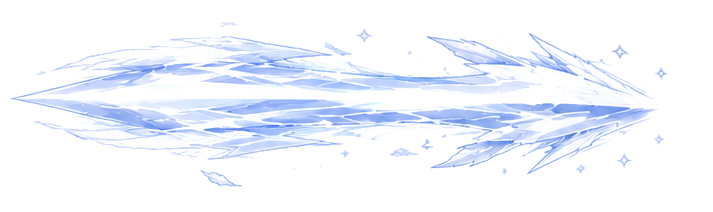
#> input picture assets/effects/charge/basic_full.png, 713 x 212 px, given in place of 플레이어 차지 공격(검기).png, which was not available
$ python extract_effects.py
#> lines starting #> are read from the running program, lines starting #| are printed output that depends on the picture; after the words box and inside, x2 and y2 are one past the last pixel; in counts of white or black regions, pixels touching at a corner belong together; pictures that were not available may be replaced by others from this repository, and a replacement may not be noted
"""design/의 이펙트 관련 시트 5장에서 5개 카테고리(charge/projectile/minion/thrown/zone)를
assets/effects/에 추출한다. 흰 배경 시트(minion/thrown/zone)는 extract_obstacles_v3.py와 같은
"테두리 flood-fill로 진짜 배경만 투명화"(내부 하이라이트 보존) 방식을 쓰고, 어두운 배경 시트
(charge/projectile)는 발광 이펙트라는 특성상 밝기 자체를 알파로 쓰는(밝을수록 불투명) 방식을 쓴다.
"""
import os
import numpy as np
from PIL import Image
from scipy import ndimage

SRC_DIR = "design"
OUT = "assets/effects"

WING_ORDER = ["basic", "golden", "cloud", "rainbow", "sky", "flame", "water", "electric"]

PROJECTILE_TYPES = ["fireball", "dark_orb", "lightning_bolt", "arrow", "water_breath"]
THROWN_TYPES = ["spike", "boulder", "sandstorm", "ice_shard", "lava_chunk"]
MINION_TYPES = ["baby_spider", "curse_pin"]
ZONE_TYPES = [
    "fire_slime_zone", "ice_slime_zone", "poison_mushroom_zone", "jellyfish_zone",
    "viper_zone", "bomb_zone", "eye_of_doom_zone", "sticky_puddle", "wind_vortex",
]


# ---------------------------- 공용 유틸 ----------------------------

# [15 lines left out: function find_bands, not called in this run]


def clean_fragments(img, min_ratio=0.2):
    a = np.array(img.split()[-1])
    labeled, n = ndimage.label(a > 40, structure=np.ones((3, 3)))
    if n <= 1:
        return img
    sizes = ndimage.sum(np.ones_like(a), labeled, range(1, n + 1))
    main = int(np.argmax(sizes)) + 1
    main_area = sizes[main - 1]
    h, w = a.shape
    objs = ndimage.find_objects(labeled)
    drop = np.zeros_like(a, dtype=bool)
    for i, sl in enumerate(objs):
        lbl = i + 1
        if lbl == main or sl is None:
            continue
        ys, xs = sl
        touches_border = xs.start == 0 or xs.stop == w or ys.start == 0 or ys.stop == h
        if touches_border and sizes[lbl - 1] < main_area * min_ratio:
            drop |= labeled == lbl
    if drop.any():
        arr = np.array(img)
        arr[drop, 3] = 0
        img = Image.fromarray(arr, "RGBA")
    return img


# [16 lines left out: functions white_bg_alpha, dark_bg_alpha, not called in this run]


def protected_dark_alpha(region_arr, bg_thresh=50, strong_t=90, radius=12):
    """dark_bg_alpha의 thresh=30은 실제 배경(밝기 27~47대)보다 낮아서, 크롭 여백이 넓은
    이미지에서는 배경이 옅은 회색/청색 안개처럼 반투명하게 남는다(완전히 투명해지지 않음).
    bg_thresh를 배경 밝기보다 높게 올려 배경을 확실히 alpha=0으로 만들되, 그 여파로
    불꽃/구슬 등 본체 내부의 어두운 디테일까지 함께 지워지지 않도록 밝은(strong_t 이상)
    본체 덩어리 주변 radius px만 보호 영역으로 남겨 그 안에서는 기존 dark_bg_alpha 값을
    그대로 쓴다(§11 charge/weak 재추출, projectile과 동일한 방식)."""
    brightness = region_arr.max(axis=2)
    alpha = np.clip((brightness.astype(int) - bg_thresh) * 6, 0, 255).astype(np.uint8)
    strong = brightness > strong_t
    labeled, n = ndimage.label(strong, structure=np.ones((3, 3)))
    if n == 0:
        return alpha
    sizes = ndimage.sum(np.ones_like(strong), labeled, range(1, n + 1))
    keep = [i + 1 for i in range(n) if sizes[i] >= 50]
    body = np.isin(labeled, keep)
    protect = ndimage.binary_dilation(body, structure=np.ones((radius * 2 + 1, radius * 2 + 1)))
    return np.where(protect, alpha, 0).astype(np.uint8)


def extract_row_icons_white(arr, mask, diff, y0, y1, x_start, x_end, cols, pad=4):
    """흰 배경 시트: 한 행을 cols개 컬럼으로 연결요소 클러스터링해 잘라낸다
    (extract_obstacles_v3.py의 방식을 그대로 재사용)."""
    region_mask = mask[y0:y1, x_start:x_end]
    h, w = region_mask.shape
    labeled, n = ndimage.label(region_mask, structure=np.ones((3, 3)))
    if n == 0:
        return [None] * cols

    col_w = (x_end - x_start) / cols
    col_centers = [(c + 0.5) * col_w for c in range(cols)]
    slots = [None for _ in range(cols)]
    objs = ndimage.find_objects(labeled)
    for i, sl in enumerate(objs):
        if sl is None:
            continue
        ys, xs = sl
        area = (labeled[sl] == (i + 1)).sum()
        if area < 20:
            continue
        comp_w = xs.stop - xs.start
        comp_h = ys.stop - ys.start
        if comp_w > col_w * 1.9:
            continue
        if comp_h < 8:
            continue
        cx = (xs.start + xs.stop) / 2
        col = min(range(cols), key=lambda c: abs(col_centers[c] - cx))
        bx0, bx1, by0, by1 = xs.start, xs.stop, ys.start, ys.stop
        if slots[col] is None:
            slots[col] = [bx0, by0, bx1, by1]
        else:
            slots[col][0] = min(slots[col][0], bx0)
            slots[col][1] = min(slots[col][1], by0)
            slots[col][2] = max(slots[col][2], bx1)
            slots[col][3] = max(slots[col][3], by1)

    region_arr = arr[y0:y1, x_start:x_end]
    region_diff = diff[y0:y1, x_start:x_end]
    alpha_f = white_bg_alpha(region_arr, region_diff)
    full_img = Image.fromarray(np.dstack([region_arr, alpha_f]).astype(np.uint8), "RGBA")

    results = []
    for col in range(cols):
        if slots[col] is None:
            cx0, cx1 = int(col * col_w), int((col + 1) * col_w)
            strip = region_mask[:, cx0:cx1]
            ys, xs = np.where(strip)
            if len(ys) < 20:
                results.append(None)
                continue
            bx0, bx1 = cx0 + xs.min(), cx0 + xs.max() + 1
            by0, by1 = ys.min(), ys.max() + 1
        else:
            bx0, by0, bx1, by1 = slots[col]
        bx0 = max(0, bx0 - pad); by0 = max(0, by0 - pad)
        bx1 = min(w, bx1 + pad); by1 = min(h, by1 + pad)
        results.append(clean_fragments(full_img.crop((bx0, by0, bx1, by1))))
    return results


def extract_row_icons_dark(arr, mask, y0, y1, x_start, x_end, cols, pad=4):
    """어두운 배경 시트: 위와 동일한 컬럼 클러스터링이지만 밝기 기반 마스크/알파를 쓴다."""
    region_mask = mask[y0:y1, x_start:x_end]
    h, w = region_mask.shape
    labeled, n = ndimage.label(region_mask, structure=np.ones((3, 3)))
    if n == 0:
        return [None] * cols

    col_w = (x_end - x_start) / cols
    col_centers = [(c + 0.5) * col_w for c in range(cols)]
    slots = [None for _ in range(cols)]
    objs = ndimage.find_objects(labeled)
    for i, sl in enumerate(objs):
        if sl is None:
            continue
        ys, xs = sl
        area = (labeled[sl] == (i + 1)).sum()
        if area < 15:
            continue
        comp_w = xs.stop - xs.start
        if comp_w > col_w * 1.95:
            continue
        cx = (xs.start + xs.stop) / 2
        col = min(range(cols), key=lambda c: abs(col_centers[c] - cx))
        bx0, bx1, by0, by1 = xs.start, xs.stop, ys.start, ys.stop
        if slots[col] is None:
            slots[col] = [bx0, by0, bx1, by1]
        else:
            slots[col][0] = min(slots[col][0], bx0)
            slots[col][1] = min(slots[col][1], by0)
            slots[col][2] = max(slots[col][2], bx1)
            slots[col][3] = max(slots[col][3], by1)

    region_arr = arr[y0:y1, x_start:x_end]
    alpha_f = dark_bg_alpha(region_arr)
    full_img = Image.fromarray(np.dstack([region_arr, alpha_f]).astype(np.uint8), "RGBA")

    results = []
    for col in range(cols):
        if slots[col] is None:
            # 광원 효과끼리 옅은 잔광/번개줄기로 이어져 연결요소가 통째로 병합되고(그래서
            # 폭 제한에 걸려 제외된) 경우의 대비책: 해당 컬럼의 엄격한 x범위 내부에서만
            # 밝은 픽셀의 bbox를 구해 잘라낸다(이웃 침범은 없음).
            cx0 = int(col * col_w)
            cx1 = int((col + 1) * col_w)
            strip = region_mask[:, cx0:cx1]
            ys, xs = np.where(strip)
            if len(ys) < 15:
                results.append(None)
                continue
            bx0, bx1 = cx0 + xs.min(), cx0 + xs.max() + 1
            by0, by1 = ys.min(), ys.max() + 1
        else:
            bx0, by0, bx1, by1 = slots[col]
        bx0 = max(0, bx0 - pad); by0 = max(0, by0 - pad)
        bx1 = min(w, bx1 + pad); by1 = min(h, by1 + pad)
        results.append(clean_fragments(full_img.crop((bx0, by0, bx1, by1))))
    return results


def extract_windowed_dark(arr, mask, y0, y1, col_bounds, pad=5):
    """어두운 배경 시트에서, 이웃 티어끼리 잔광/파편으로 겹쳐 연결요소 클러스터링이
    깨지는 행(예: 서로 다른 크기의 구체/번개가 잔상으로 이어진 경우)에 쓰는 대안.
    컬럼 경계를 자동 검출하지 않고 육안으로 확인한 x범위(col_bounds, 길이 cols+1)를
    그대로 하드 경계로 써서, 그 범위 안의 밝은 픽셀 bbox만 잘라낸다 - 이웃 칸 픽셀이
    아무리 이어져 있어도 경계를 넘어가지 않는다."""
    region_mask_full = mask[y0:y1, :]
    results = []
    for i in range(len(col_bounds) - 1):
        cx0, cx1 = col_bounds[i], col_bounds[i + 1]
        strip = region_mask_full[:, cx0:cx1]
        ys, xs = np.where(strip)
        if len(ys) < 15:
            results.append(None)
            continue
        bx0 = max(0, cx0 + xs.min() - pad)
        bx1 = min(arr.shape[1], cx0 + xs.max() + 1 + pad)
        by0 = max(0, y0 + ys.min() - pad)
        by1 = min(arr.shape[0], y0 + ys.max() + 1 + pad)
        region_arr = arr[by0:by1, bx0:bx1]
        alpha = dark_bg_alpha(region_arr)
        img = Image.fromarray(np.dstack([region_arr, alpha]).astype(np.uint8), "RGBA")
        results.append(clean_fragments(img))
    return results


def find_content_span(colsum, gap_thresh=3, min_gap=20, min_run=6):
    """1차원 밀도 배열에서 "진짜 내용"의 (시작,끝) 구간을 찾는다. 검기 이펙트 주변에
    흩뿌려진 낱개 반짝임 파편이 만드는 1~2픽셀짜리 노이즈 스파이크를 시작점으로 오인하지
    않도록, 최소 min_run 이상 연속으로 밀도가 threshold를 넘는 지점을부터를 "진짜 시작"으로
    삼는다. 그 뒤 min_gap 이상 연속으로 빈(<=gap_thresh) 구간이 나오면 그 직전까지가 끝
    (스트릭 오른쪽의 텍스트 라벨과 분리하는 경계)."""
    n = len(colsum)
    above = colsum > gap_thresh
    i = 0
    content_start = None
    while i < n:
        if above[i]:
            j = i
            while j < n and above[j]:
                j += 1
            if j - i >= min_run:
                content_start = i
                break
            i = j
        else:
            i += 1
    if content_start is None:
        return None, None

    i = content_start
    gap_count = 0
    while i < n:
        if colsum[i] <= gap_thresh:
            gap_count += 1
            if gap_count >= min_gap:
                return content_start, i - gap_count
        else:
            gap_count = 0
        i += 1
    return content_start, n


# ---------------------------- CHARGE (플레이어 차지 공격) ----------------------------

def extract_charge():
    path = f"{SRC_DIR}/플레이어 차지 공격(검기).png"
    im = Image.open(path).convert("RGB")
    arr = np.array(im)
    brightness = arr.max(axis=2)
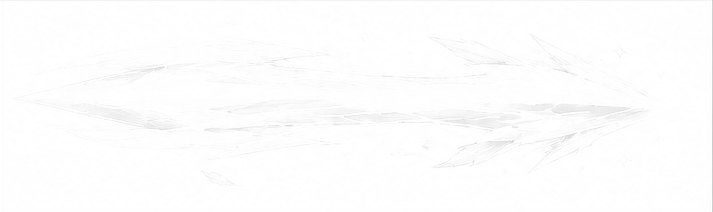
#> brightness: shape (212, 713); min 203, max 255, mean 253.1
    H, W = brightness.shape
#> H = 212; W = 713

    # 표 안의 실제 금색 구분선 위치를 육안으로 확인해 얻은 경계값(8행, 높이가 균일하지
    # 않음 - 균등 분할을 썼더니 불꽃/물 행처럼 짧은 행 사이에서 옆 행 이펙트가 섞여
    # 들어오는 문제가 있었음).
    ROW_BOUNDS = [113, 228, 338, 438, 545, 655, 745, 855, 965]
    os.makedirs(f"{OUT}/charge", exist_ok=True)

    count = 0
    for i, wing in enumerate(WING_ORDER):
        y0 = ROW_BOUNDS[i]
        y1 = ROW_BOUNDS[i + 1]
        # weak는 원래 (300,790) 범위를 썼으나, 이펙트 잔광이 옅게 이어지다 보니
        # find_content_span의 간격 판정이 오른쪽의 "OO 검기" 설명 글씨까지 하나로
        # 묶어버렸다(실제 이펙트는 xb=670 안쪽에서 끝나고 글씨는 684 이후에 시작 -
        # 육안 확인). full은 이 문제가 없어 그대로 둔다.
        for stage, (xa, xb) in [("weak", (300, 670)), ("full", (800, 1536))]:
            sub_mask = brightness[y0:y1, xa:xb] > 40
            colsum = sub_mask.sum(axis=0)
            cstart, cend = find_content_span(colsum)
            if cstart is None:
                print("EMPTY charge", wing, stage)
                continue
            rows_with_content = np.where(sub_mask[:, cstart:cend].any(axis=1))[0]
            if len(rows_with_content) == 0:
                print("EMPTY charge(row)", wing, stage)
                continue
            pad = 6
            bx0 = max(0, xa + cstart - pad)
            bx1 = min(W, xa + cend + pad)
            by0 = max(0, y0 + rows_with_content.min() - pad)
            by1 = min(H, y0 + rows_with_content.max() + 1 + pad)
            if stage == "weak":
                # 세로 패딩이 행 경계를 넘어가면 위/아래 행 사이 구분선이 얇게
                # 섞여 들어온다(육안 확인) - weak만 행 범위 안으로 되돌린다.
                by0 = max(by0, y0)
                by1 = min(by1, y1)
                # 그래도 행 안쪽에 옅게 남아있던 구분선(육안 확인 후 실측한 픽셀
                # 위치)만 개별적으로 잘라낸다 - 이펙트 본체는 이 선들보다 안쪽에서
                # 시작/끝나므로 잘리지 않는다.
                trim = {"basic": ("top", 7), "golden": ("bottom", 103),
                        "cloud": ("bottom", 88), "rainbow": ("bottom", 79),
                        "sky": ("bottom", 88)}.get(wing)
                if trim:
                    edge, row = trim
                    if edge == "top":
                        by0 = by0 + row
                    else:
                        by1 = by0 + row

            region = arr[by0:by1, bx0:bx1]
            # weak는 크롭 여백이 넓어 배경이 반투명 안개로 남는 문제가 있어 protected_dark_alpha를
            # 쓴다(육안 확인, 2026-08-15). full은 크롭이 이미 타이트해 문제가 없어 그대로 둔다.
            alpha = protected_dark_alpha(region) if stage == "weak" else dark_bg_alpha(region)
            img = Image.fromarray(np.dstack([region, alpha]).astype(np.uint8), "RGBA")
            img = clean_fragments(img)
            img.save(f"{OUT}/charge/{wing}_{stage}.png")
            count += 1
#> this loop made 8 passes
#> pass 1, in extract_charge, `img.save(f"{OUT}/charge/{wing}_{stage}.png")`:
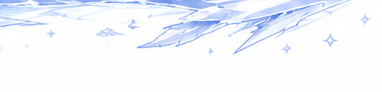
#> saved as basic_weak.png: PIL image 382x92 RGBA; mean R, G, B, A 242.5, 245.8, 253.1, 255
#> after the loop, count = 1
    print(f"charge: extracted {count}/16")
#| charge: extracted 1/16


# ---------------------------- PROJECTILE (몬스터 투사체) ----------------------------

def extract_projectile():
    path = f"{SRC_DIR}/몬스터 투사체.png"
    im = Image.open(path).convert("RGB")
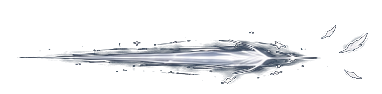
#> input picture assets/effects/charge/basic_weak.png, 382 x 94 px, given in place of 몬스터 투사체.png, which was not available
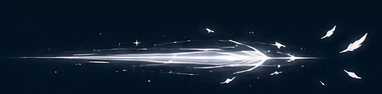
#> im: PIL image 382x94 RGB; mean R, G, B 21.7, 36.2, 51.1
    arr = np.array(im)
    mask = arr.max(axis=2) > 40
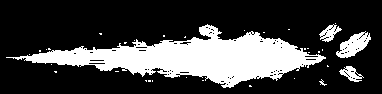
#> mask: shape (94, 382) bool; 25.8% white; 34 white regions (30 under 20 px), largest, box (x1, y1, x2, y2) and area: (6, 24, 326, 88) 8293, (336, 31, 371, 58) 492, (319, 24, 342, 42) 195, (339, 66, 364, 82) 189

    # 화염구/화살은 항목끼리 충분히 분리되어 연결요소 클러스터링(자동 컬럼 검출)이 잘 맞는다.
    # 반면 어둠 구슬/번개 볼트/물 브레스는 티어가 커질수록 옅은 잔향(연기/번개줄기/포말)이
    # 옆 티어까지 넓게 이어져 자동 클러스터링이 깨지므로, 육안으로 확인한 x경계를 그대로
    # 하드 경계로 쓰는 windowed 방식을 쓴다.
    rows_cc = {
        "fireball": (120, 285),
        "arrow": (665, 805),
    }
    rows_windowed = {
        "dark_orb": (300, 465, [270, 435, 625, 865, 1185, 1536]),
        "lightning_bolt": (490, 655, [270, 400, 640, 890, 1185, 1536]),
        "water_breath": (835, 1005, [270, 400, 605, 880, 1235, 1536]),
    }

    os.makedirs(f"{OUT}/projectile", exist_ok=True)
    count = 0
    for ptype in PROJECTILE_TYPES:
        if ptype in rows_cc:
            y0, y1 = rows_cc[ptype]
            icons = extract_row_icons_dark(arr, mask, y0, y1, x_start=270, x_end=1536, cols=5)
        else:
            y0, y1, bounds = rows_windowed[ptype]
            icons = extract_windowed_dark(arr, mask, y0, y1, bounds)
        for c, icon in enumerate(icons):
            tier = c + 1
            if icon is None:
                print("EMPTY projectile", ptype, tier)
                continue
            icon.save(f"{OUT}/projectile/{ptype}_{tier}.png")
            count += 1
#> this loop made 5 passes
#> after the loop, count = 0
    print(f"projectile: extracted {count}/25 (원본 시트에 5종 x 5티어 = 25장만 존재 — 30장 아님, 보고 참조)")
#| projectile: extracted 0/25 (원본 시트에 5종 x 5티어 = 25장만 존재 — 30장 아님, 보고 참조)


# ---------------------------- MINION (몬스터 미니언) ----------------------------

def extract_minion():
    path = f"{SRC_DIR}/몬스터 미니언.png"
    im = Image.open(path).convert("RGB")
    arr = np.array(im)
    diff = np.abs(arr.astype(int) - 255).sum(axis=2)
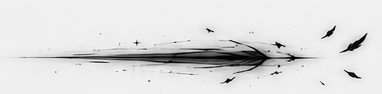
#> diff: shape (94, 382) int64; min 0, max 757, mean 656; drawn with min black and max white
    mask = diff > 30
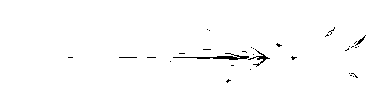
#> mask: shape (94, 382) bool; 98.8% white; black in thin lines or dots, all inside (x1, y1, x2, y2) = (68, 27, 366, 83)

    rows = [(150, 410), (570, 836)]
    os.makedirs(f"{OUT}/minion", exist_ok=True)
    count = 0
    for r, (y0, y1) in enumerate(rows):
        mtype = MINION_TYPES[r]
        # 0번 컬럼(x 20~320)이 설명 라벨(배지+텍스트)에 밀려 실제 아이콘 1·2번이 1번
        # 컬럼(x 320~620)에 함께 겹쳐 들어가는 문제가 있어, 라벨 뒤(x 290~650)만 따로
        # 2컬럼으로 잘라 1·2번을 만든다. 3·4·5번은 기존 5컬럼 그리드가 이미 정확하다.
        icons_12 = extract_row_icons_white(arr, mask, diff, y0, y1, x_start=290, x_end=650, cols=2)
        icons_345 = extract_row_icons_white(arr, mask, diff, y0, y1, x_start=20, x_end=1520, cols=5)[2:5]
        icons = icons_12 + icons_345
        for c, icon in enumerate(icons):
            tier = c + 1
            if icon is None:
                print("EMPTY minion", mtype, tier)
                continue
            icon.save(f"{OUT}/minion/{mtype}_{tier}.png")
            count += 1
#> this loop made 2 passes
#> after the loop, count = 0
    print(f"minion: extracted {count}/10")
#| minion: extracted 0/10


# ---------------------------- THROWN (몬스터 투척 장애물) ----------------------------

def extract_thrown():
    path = f"{SRC_DIR}/몬스터 투척 장애물.png"
#> (the run stopped early here; a loop or call above may not have finished)
